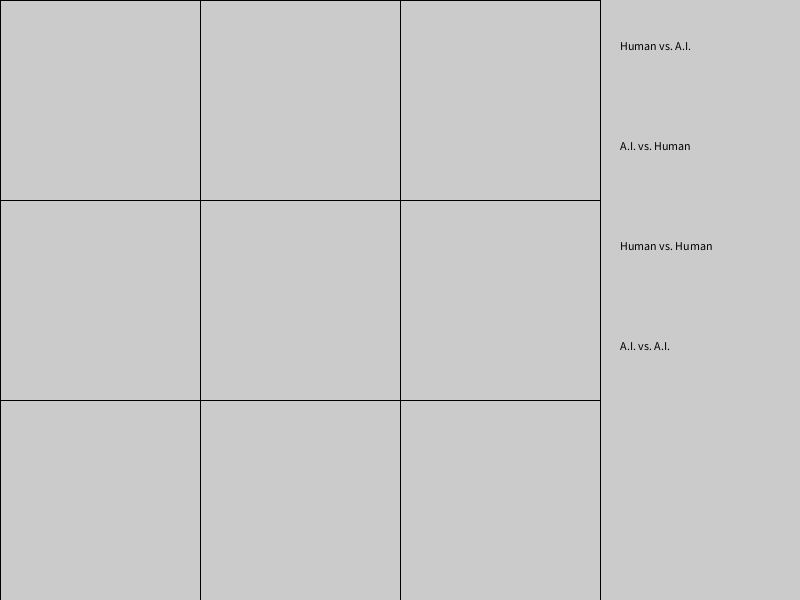
Frame 1 (no input)
Frame 60 (the mouse pressed at the canvas centre just before this capture): identical to frame 1, image omitted
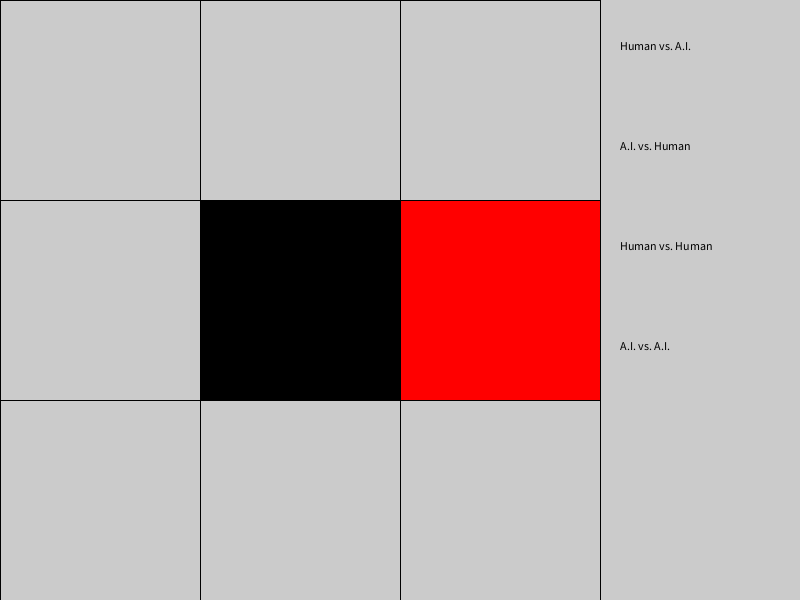
Frame 120 (the mouse held since frame 60 and released just before this capture)

The Processing sketch that drew these frames (run headless with seeded random() and noise(); from frame 60 on, the mouse is pressed at the canvas centre):

// Processing sketch: tictactao_ai_mullti_solving_one_error
// ── tictactao_ai_mullti_solving_one_error.pde
int turn=1;
int []computer={0,0,0};
int count=0;
int whowin=0;
int [][] board = new int[3][3];
color [] myColor = new color[3];
int [][] rule= {{0,1,2},{3,4,5},{6,7,8},{0,3,6},{1,4,7},{2,5,8},{0,4,8},{2,4,6}};
int [][] value = new int[3][3];
void clear(int w,int h,int [][] array,int data){
  for(int i=0;i<w;i++){
    for(int j=0;j<h;j++){
      array[i][j]=data;
    }
  }
}
void setup(){
  size(800,600);
  clear(3,3,board,0);
  myColor[0]=color(203,203,203);
  myColor[1]=color(255,0,0);
  myColor[2]=color(0,0,0);
  turn=1;count=0;whowin=0;
  computer[1]=0;computer[2]=1;
}
void draw(){
  background(203);
  for(int i=0;i<3;i++){
    for(int j=0;j<3;j++){
      fill(myColor[board[i][j]]);
      rect(i*200,j*200,200,200);
    }
  }
  fill(0);
  text("Human vs. A.I.",620,50);
  text("A.I. vs. Human", 620,150);
  text("Human vs. Human", 620,250);
  text("A.I. vs. A.I.", 620,350);
  if(whowin>0){
    fill(255,255,255,128);//fill(myColor[who]);
    rect(0,0,600,600);
    return;
  }
  if(computer[turn]==1){
    ai(turn);
  }
}
void ai(int turn){
  int maxval=-1,maxi=0,maxj=0;
  clear(3,3,value,1);
  for(int r=0;r<8;r++){
    int []sum={0,0,0};
    for(int i=0;i<3;i++){
      int nowcolor=board[rule[r][i]%3][rule[r][i]/3];
      sum[nowcolor]++;
    }
    //println("sum: "+sum[0]+" "+sum[1]+" "+sum[2]);
    if(sum[turn]==2){
      //almost win
      println("almost win, rule:"+r);
      for(int i=0;i<3;i++){
        int pos=rule[r][i];
//        print(" pos: "+pos);
        if(board[pos%3][pos/3]==0){//go and win!!!
          maxval=10000;
          maxi=pos%3;maxj=pos/3;
        println("board[][]="+board[pos%3][pos/3]+"maxval:"+maxval);
  println("turn"+turn+"max"+maxval);
        }
      }
    }else if(sum[3-turn]==2){
      //almost lose
      for(int i=0;i<3;i++){
        int pos=rule[r][i];
        if(board[pos%3][pos/3]==0){//defense!
          maxval=5000;
          maxi=pos%3;maxj=pos/3;
  println("turn"+turn+"max"+maxval);
        }
      }
    }else if(sum[0]>=2){
      for(int i=0;i<3;i++){
        int pos=rule[r][i];
        value[pos%3][pos/3]+=sum[0];//add weight
      }
    }
  }
  for(int i=0;i<3;i++){
    for(int j=0;j<3;j++){
      if(board[i][j]==0 && maxval<value[i][j]){
        maxval=value[i][j];
        maxi=i;maxj=j;
      }/*else if(board[i][j]==0 && maxval==value[i][j] && int(random(2))==1){
        maxval=value[i][j];
        maxi=i;maxj=j;
      }*/
    }
  }
  println("turn"+turn+"max"+maxval);
  see(maxi,maxj);
}
void decideWinLose(int who){
  for(int r=0;r<8;r++){
    int sum=0;
    for(int i=0;i<3;i++){
      if(board[rule[r][i]%3][rule[r][i]/3]==who) sum++;
    }
    if(sum==3){
      whowin=who;//game finish in draw-loop
      break;
    }
  }
}
void see(int i, int j){
  if(board[i][j]==0){
    board[i][j]=turn;
    decideWinLose(turn);
    turn=3-turn;
    count++;
  }
}
void mousePressed(){
  if(mouseX>600){setup();}
  if(mouseX>600 && mouseY<100){
    computer[1]=0;computer[2]=1;//human first
  }else if(mouseX>600 && mouseY<200){
    computer[1]=1;computer[2]=0;//computer first
  }else if(mouseX>600 && mouseY<300){
    computer[1]=0;computer[2]=0;//all human
  }else if(mouseX>600 && mouseY<400){
    computer[1]=1;computer[2]=1;//all computer
  }else if(mouseX<600 && whowin==0){
    see(mouseX/200,mouseY/200);
  }
  draw();
}
